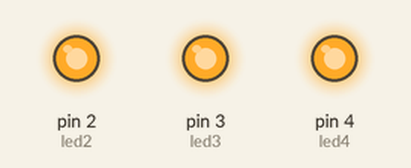
A sketch run on a simulated Arduino Uno, built with avr-gcc and run on an emulated ATmega328P. On the bench: output pins drawn as LEDs (lit = HIGH). What the sketch prints to the serial monitor is not drawn.

Above: at 0.05 s.
Timing chart, 0 to 7.8 s (numbered marks = the images above):
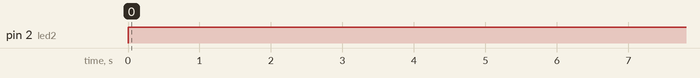

The sketch:

tiempoMaikel.ino
```cpp
#include <Time.h>
int led2=2,led3=3,led4=4;

void setup()
  {   Serial.begin(115200);
      setTime(20,58,00,6,11,2014);
      pinMode(led3,OUTPUT);
       pinMode(led2,OUTPUT);
       pinMode(led4,OUTPUT);
       digitalWrite(led2,HIGH);
       digitalWrite(led3,HIGH);
       digitalWrite(led4,HIGH);

  }
void loop()
  {

    time_t t = now();

      Serial.print(day(t));
      Serial.print(+ "/") ;
      Serial.print(month(t));
      Serial.print(+ "/") ;
      Serial.print(year(t));
      Serial.print( " ") ;
      Serial.print(hour(t));
      Serial.print(+ ":") ;
      Serial.print(minute(t));
      Serial.print(":") ;
      Serial.println(second(t));
      Serial.println(minute(t));
      if(minute(t)==59){

              digitalWrite(led2, LOW);
          delay(3000);
      digitalWrite(led2, HIGH);
      delay(3000);
        };
      /*delay(3000);
      digitalWrite(led2,LOW);
      delay(3000);

      digitalWrite(led3, HIGH);
                delay(3000);
      digitalWrite(led4, LOW);
      delay(3000);
      digitalWrite(led4, HIGH);*/

  }
```

Measured:
- by itself, pin 2 (led2): HIGH → LOW at 60.0 s, → HIGH 3.0 s later, → LOW 3.0 s later, → HIGH 3.0 s later, … (20 changes in this stretch)
